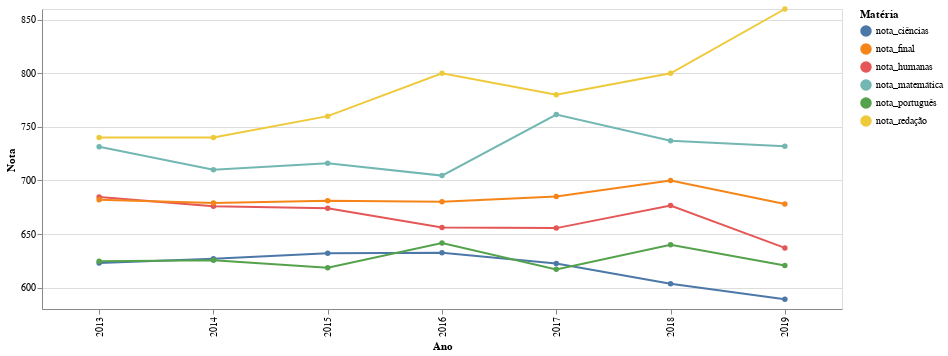

Source (notebook cell):
### Code cell
materias = alt.Chart(
    df_enem[df_enem.CO_ESCOLA == CO_SAO_VICENTE].melt(
        id_vars="Ano",
        value_vars=[c for c in df_enem.columns if c.startswith("nota_") and not c.endswith('80')],
        var_name="Matéria",
        value_name="Nota",
    )
).mark_line(point=True).encode(
    x="Ano:O",
    y=alt.Y("Nota", scale=alt.Scale(zero=False)),
    color="Matéria", tooltip=[ "Matéria", "Nota","Ano"]
    #tooltip=(f'{i}:Q' for i in df_enem.columns if i.startswith('nota_')),
).properties(
    width=800
)
materias

### Figure 1 — Vega-Lite specification as saved in the notebook (floating-point values rounded to 4 significant figures)
{"config": {"view": {"continuousWidth": 400, "continuousHeight": 300}}, "data": {"name": "data-2132ee1d32b57166adcdaa9dc3f7d8de"}, "mark": {"type": "line", "point": true}, "encoding": {"color": {"type": "nominal", "field": "Matéria"}, "tooltip": [{"type": "nominal", "field": "Matéria"}, {"type": "quantitative", "field": "Nota"}, {"type": "quantitative", "field": "Ano"}], "x": {"type": "ordinal", "field": "Ano"}, "y": {"type": "quantitative", "field": "Nota", "scale": {"zero": false}}}, "width": 800, "$schema": "https://vega.github.io/schema/vega-lite/v4.8.1.json", "datasets": {"data-2132ee1d32b57166adcdaa9dc3f7d8de": [{"Ano": 2019, "Matéria": "nota_ciências", "Nota": 589.0}, {"Ano": 2018, "Matéria": "nota_ciências", "Nota": 603.5}, {"Ano": 2017, "Matéria": "nota_ciências", "Nota": 622.5}, {"Ano": 2016, "Matéria": "nota_ciências", "Nota": 632.5}, {"Ano": 2015, "Matéria": "nota_ciências", "Nota": 632.0}, {"Ano": 2014, "Matéria": "nota_ciências", "Nota": 627.0}, {"Ano": 2013, "Matéria": "nota_ciências", "Nota": 623.0}, {"Ano": 2019, "Matéria": "nota_humanas", "Nota": 637.0}, {"Ano": 2018, "Matéria": "nota_humanas", "Nota": 676.5}, {"Ano": 2017, "Matéria": "nota_humanas", "Nota": 655.5}, {"Ano": 2016, "Matéria": "nota_humanas", "Nota": 656.0}, {"Ano": 2015, "Matéria": "nota_humanas", "Nota": 674.0}, {"Ano": 2014, "Matéria": "nota_humanas", "Nota": 676.0}, {"Ano": 2013, "Matéria": "nota_humanas", "Nota": 684.5}, {"Ano": 2019, "Matéria": "nota_português", "Nota": 620.5}, {"Ano": 2018, "Matéria": "nota_português", "Nota": 640.0}, {"Ano": 2017, "Matéria": "nota_português", "Nota": 617.0}, {"Ano": 2016, "Matéria": "nota_português", "Nota": 641.5}, {"Ano": 2015, "Matéria": "nota_português", "Nota": 618.5}, {"Ano": 2014, "Matéria": "nota_português", "Nota": 625.5}, {"Ano": 2013, "Matéria": "nota_português", "Nota": 624.5}, {"Ano": 2019, "Matéria": "nota_matemática", "Nota": 732.0}, {"Ano": 2018, "Matéria": "nota_matemática", "Nota": 737.0}, {"Ano": 2017, "Matéria": "nota_matemática", "Nota": 761.5}, {"Ano": 2016, "Matéria": "nota_matemática", "Nota": 704.5}, {"Ano": 2015, "Matéria": "nota_matemática", "Nota": 716.0}, {"Ano": 2014, "Matéria": "nota_matemática", "Nota": 710.0}, {"Ano": 2013, "Matéria": "nota_matemática", "Nota": 731.5}, {"Ano": 2019, "Matéria": "nota_redação", "Nota": 860.0}, {"Ano": 2018, "Matéria": "nota_redação", "Nota": 800.0}, {"Ano": 2017, "Matéria": "nota_redação", "Nota": 780.0}, {"Ano": 2016, "Matéria": "nota_redação", "Nota": 800.0}, {"Ano": 2015, "Matéria": "nota_redação", "Nota": 760.0}, {"Ano": 2014, "Matéria": "nota_redação", "Nota": 740.0}, {"Ano": 2013, "Matéria": "nota_redação", "Nota": 740.0}, {"Ano": 2019, "Matéria": "nota_final", "Nota": 678.0}, {"Ano": 2018, "Matéria": "nota_final", "Nota": 700.0}, {"Ano": 2017, "Matéria": "nota_final", "Nota": 685.0}, {"Ano": 2016, "Matéria": "nota_final", "Nota": 680.0}, {"Ano": 2015, "Matéria": "nota_final", "Nota": 681.0}, {"Ano": 2014, "Matéria": "nota_final", "Nota": 679.0}, {"Ano": 2013, "Matéria": "nota_final", "Nota": 682.0}]}}
